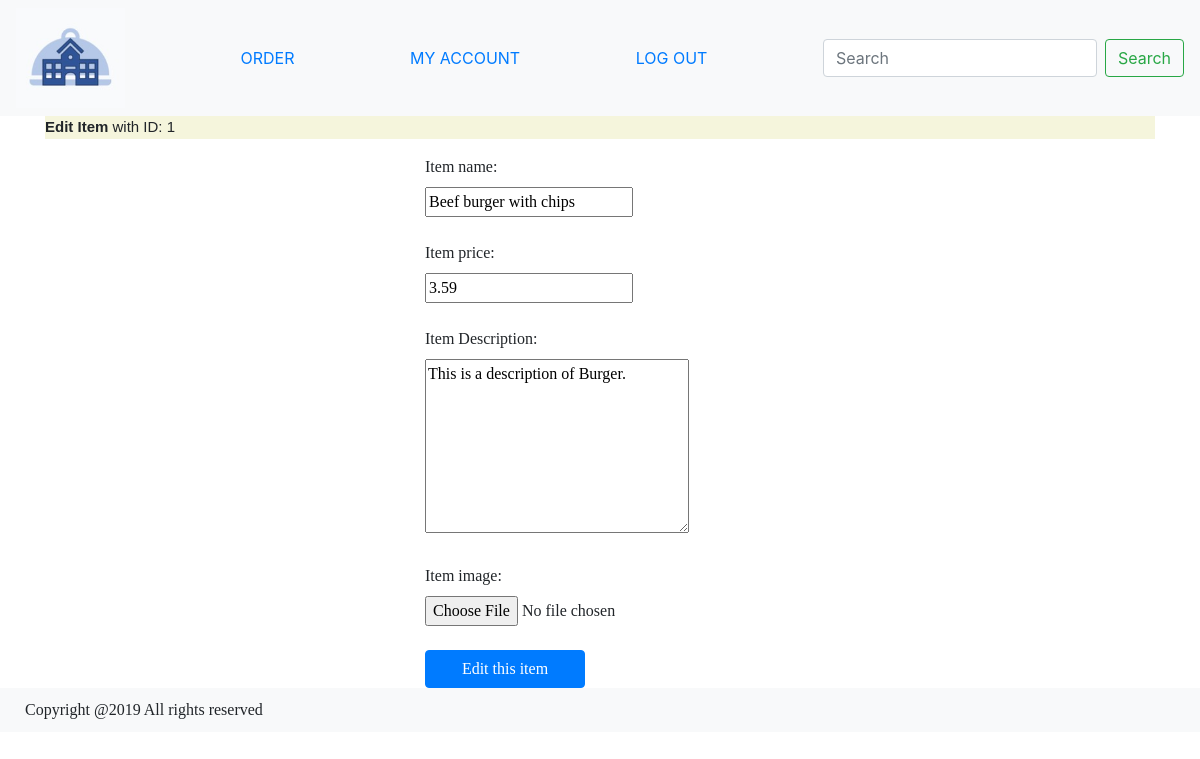
Before: /public/staff/edit.php with the older database file.
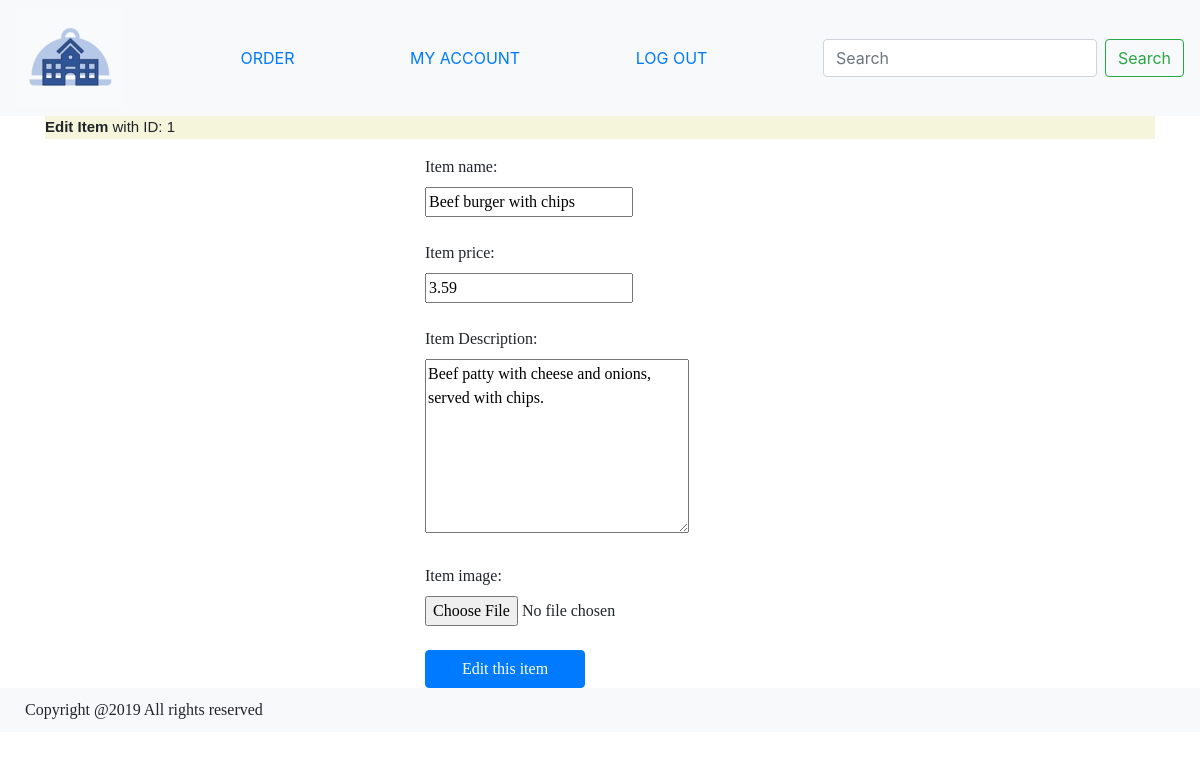
After: the same page with the newer database file.
### tables this page shows
CREATE TABLE item (
  item_id int(10) UNSIGNED NOT NULL AUTO_INCREMENT,
  item_image text,
  item_name text NOT NULL,
  item_price double(10,2) UNSIGNED NOT NULL,
  item_description text NOT NULL,
  last_update TIMESTAMP NOT NULL DEFAULT CURRENT_TIMESTAMP  ON UPDATE CURRENT_TIMESTAMP,
  PRIMARY KEY(item_id)
);

### private/functions.php (called while the page is built, shortened)
<?php
function test_input($user_input) {
    $user_input = trim($user_input);
    $user_input = stripslashes($user_input);
    $user_input = htmlspecialchars($user_input);
    return $user_input;
};
function get_specific_data ($db, $specific_field, $user_input, $table_name, $field_name) {
    $user_input = test_input($user_input);
    $query = "SELECT $specific_field FROM $table_name WHERE $field_name = '$user_input'";
    $result = mysqli_query($db, $query);
    if (mysqli_num_rows($result) == 1) {
        $data = mysqli_fetch_assoc($result);
    }
    elseif (mysqli_num_rows($result) > 1){
        $data = array();
        while($row = mysqli_fetch_assoc($result)) {
            array_push($data,$row);
        }
    } else {
        $data = false;
    }
    return $data;
}
function get_data($db, $user_input, $table_name, $field_name) {
    $data = get_specific_data($db, '*', $user_input, $table_name, $field_name);
    return $data;
}
?>

### public/staff/edit.php (the view, shortened to what this page needs)
<?php include($_SERVER['DOCUMENT_ROOT'] . "/COMP0034_GroupK/private/initialize.php"); ?>
<?php require_once('../../private/shared/pages_header.php');
$item_id = $_GET['id'] ?? '1';
$item_data = get_data($db, $item_id, 'item', 'item_id');
?>
<div class="container">
    <header><strong>Edit Item</strong> with ID: <?php echo $item_id;?></header>
    <form id="edit_item_form" method="post" action="" enctype="multipart/form-data">
        <div class="row">
            <div class="col-md-4"></div>
            <div class="col-md-2">
            <label>Item name: </label>
            <input name="item_name" type="text" class="form" value="<?php echo $item_data['item_name'];?>">
        </div>
        <div class="col-md-6"></div>
        </div>
        <br>
        <div class="row">
            <div class="col-md-4"></div>
            <div class="col-md-2">
            <label>Item price: </label>
            <input name="item_price" type="number" step="0.01" class="form" value="<?php echo $item_data['item_price'];?>">
            </div>
            <div class="col-md-6"></div>
        </div>
        <br>
        <div class="row">
            <div class="col-md-4"></div>
            <div class="col-md-3">
            <label>Item Description: </label>
            <textarea rows="7" cols="27" name="item_description" form="edit_item_form"><?php echo $item_data['item_description'];?></textarea>
            </div>
            <div class="col-md-5"></div>
        </div>
        <br>
        <div class="row">
            <div class="col-md-4"></div>
            <div class="col-md-2">
                <label>Item image: </label>
                <input name="item_image" type="file"><?php ?>
            </div>
            <div class="col-md-6"></div>
        </div>
        <br>
        <div class="row">
            <div class="col-md-4"></div>
            <div class="col-md-2">
        <button class="btn btn-primary btn-block" name="submit" type="submit">Edit this item</button>
            </div>
            <div class="col-md-6"></div>
        </div>
    </form>
</div>
<?php require_once('../../private/shared/pages_footer.php');?>

Changed rows visible on the page:
changed item "Beef burger with chips": item_description "This is a description of Burger." → "Beef patty with cheese and onions, served with chips."
